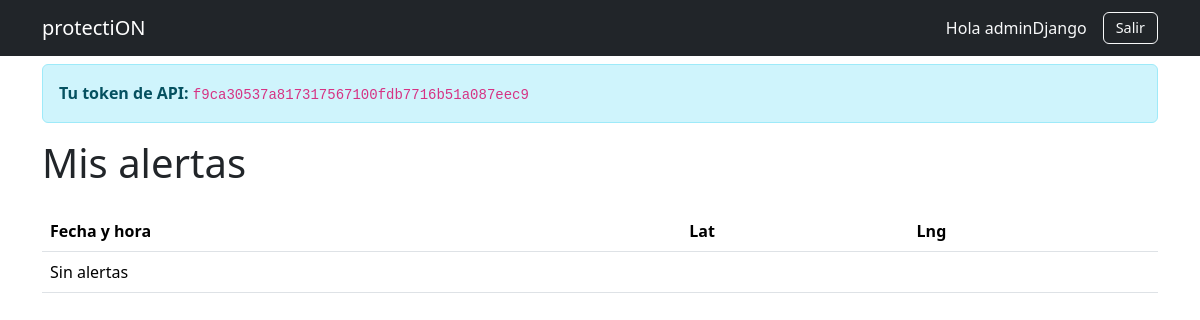
The app's page / (signed in), older data.
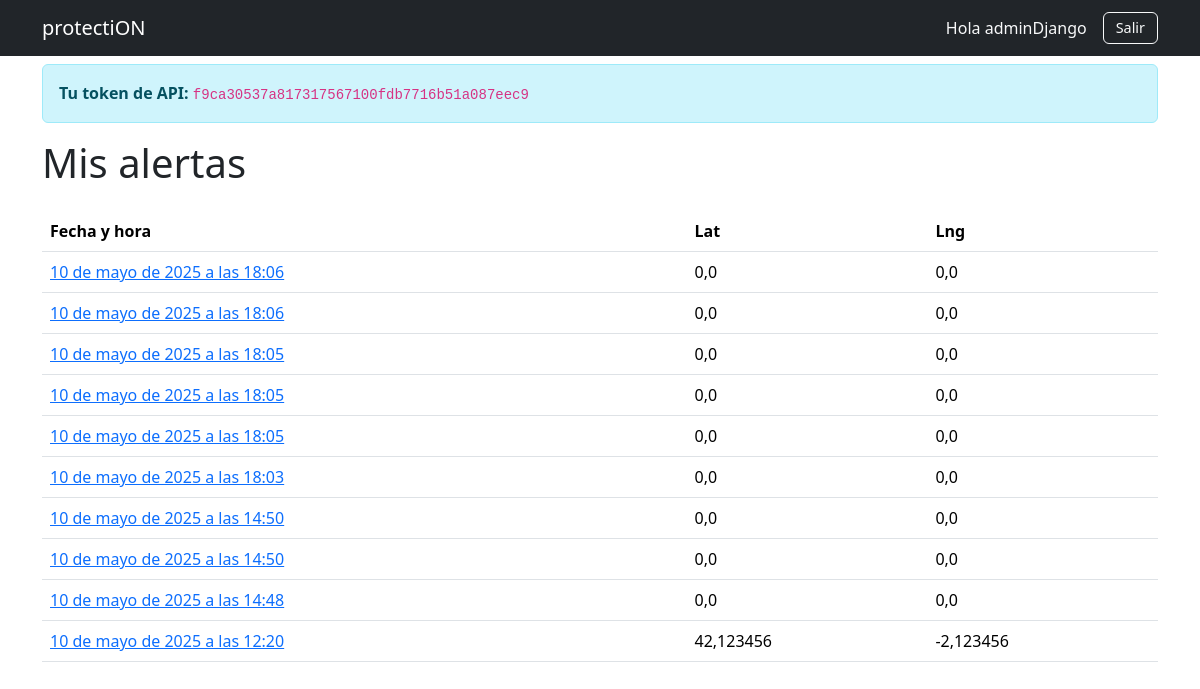
The same page, newer data.
### appProtectiOn/models.py (models this page shows, shortened)
class Alerta(models.Model):
    usuario   = models.ForeignKey(User, on_delete=models.CASCADE)
    lat       = models.FloatField()
    lng       = models.FloatField()
    audio     = models.FileField(upload_to=audio_filename)
    timestamp = models.DateTimeField(auto_now_add=True)

### appProtectiOn/views.py (the view)
# urls.py: path('', views.lista_alertas, name='home'),
@login_required
def lista_alertas(request):
    alertas = (
        Alerta.objects
        .filter(usuario=request.user)
        .order_by('-timestamp')
    )
    token_obj, _ = Token.objects.get_or_create(user=request.user)
    return render(request, 'alertas/lista.html', {
        'alertas': alertas,
        'token'  : token_obj.key,
    })

### appProtectiOn/templates/alertas/lista.html
{% extends 'alertas/base.html' %}
{% block content %}
  <div class="alert alert-info mb-3">
    <strong>Tu token de API:</strong>
    <code>{{ token }}</code>
  </div>
  <h1 class="mb-4">Mis alertas</h1>
  <table class="table">
    <thead>
      <tr><th>Fecha y hora</th><th>Lat</th><th>Lng</th></tr>
    </thead>
    <tbody>
      {% for a in alertas %}
        <tr>
          <td>
            <a href="{% url 'alerta-detalle' a.pk %}">
              {{ a.timestamp }}
            </a>
          </td>
          <td>{{ a.lat }}</td>
          <td>{{ a.lng }}</td>
        </tr>
      {% empty %}
        <tr><td colspan="3">Sin alertas</td></tr>
      {% endfor %}
    </tbody>
  </table>
{% endblock %}

### appProtectiOn/templates/alertas/base.html (shortened to what this page needs)
{% load static %}
<!doctype html>
<html lang="es">
<head>
  <link href="https://cdn.jsdelivr.net/npm/bootstrap@5.3.3/dist/css/bootstrap.min.css" rel="stylesheet">
  <link href="{% static 'css/custom.css' %}" rel="stylesheet">
  <link rel="stylesheet" href="https://unpkg.com/leaflet@1.9.4/dist/leaflet.css"/>
</head>
<body>
<nav class="navbar navbar-expand-lg navbar-dark bg-dark fixed-top">
  <div class="container">
    <a class="navbar-brand" href="{% url 'home' %}">protectiON</a>
    {% if user.is_authenticated %}
      <span class="navbar-text text-light ms-auto">Hola {{ user.username }}</span>
      <form method="post" action="{% url 'logout' %}" class="d-inline ms-3">
        <button type="submit" class="btn btn-outline-light">Salir</button>
      </form>
    {% else %}
      <a class="btn btn-outline-light ms-auto" href="{% url 'login' %}">Iniciar sesión</a>
    {% endif %}
  </div>
</nav>
<div class="container">
  {% block content %}{% endblock %}
</div>
</body>
</html>

### static/css/custom.css (style rules this page uses)
.table thead { background: #212529; color: #f8f9fa; }
.navbar .btn { padding: 0.25rem 0.75rem; font-size: 0.9rem; }

### appProtectiOn/templates/alertas/base.html (style rules this page uses)
body { padding-top: 4rem; }

Row changes from the older to the newer data that the page shows:
added Alerta: timestamp "10 de mayo de 2025 a las 18:06", lat "0,0", lng "0,0"
added Alerta: timestamp "10 de mayo de 2025 a las 18:06", lat "0,0", lng "0,0"
added Alerta: timestamp "10 de mayo de 2025 a las 18:05", lat "0,0", lng "0,0"
added Alerta: timestamp "10 de mayo de 2025 a las 18:05", lat "0,0", lng "0,0"
added Alerta: timestamp "10 de mayo de 2025 a las 18:05", lat "0,0", lng "0,0"
added Alerta: timestamp "10 de mayo de 2025 a las 18:03", lat "0,0", lng "0,0"
added Alerta: timestamp "10 de mayo de 2025 a las 14:50", lat "0,0", lng "0,0"
added Alerta: timestamp "10 de mayo de 2025 a las 14:50", lat "0,0", lng "0,0"
added Alerta: timestamp "10 de mayo de 2025 a las 14:48", lat "0,0", lng "0,0"
added Alerta: timestamp "10 de mayo de 2025 a las 12:20", lat "42,123456", lng "-2,123456"
Text that changed along with them:
text no longer shown: "Sin alertas"
